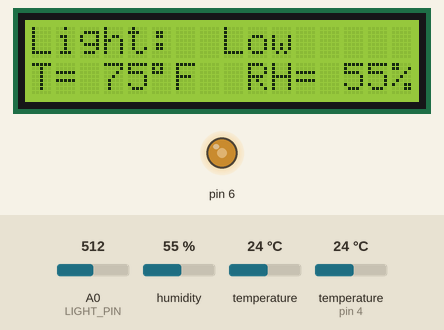
Recording of a sketch running on a simulated Arduino Uno, built with avr-gcc and run on an emulated ATmega328P. Shown: 16×2 character LCD, output pins drawn as LEDs (lit = HIGH). The inputs (shaded band) are chosen by the test bench; at power-on: A0 (LIGHT_PIN) = 512, humidity 55 %, temperature (sensor on pin 4) 24 °C, temperature 24 °C.

Above: at 2.4 s.
2.5 s: A0 (LIGHT_PIN) set to 615
4.0 s: A0 (LIGHT_PIN) set to 634
At 5.9 s:
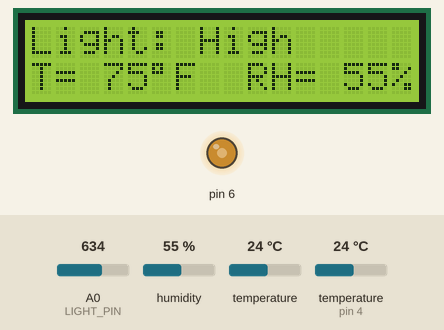
6.3 s: humidity set to 22 %
At 7.8 s:
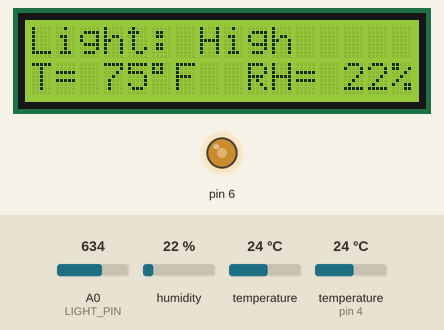
8.3 s: temperature (sensor on pin 4) set to 12 °C
At 9.7 s:
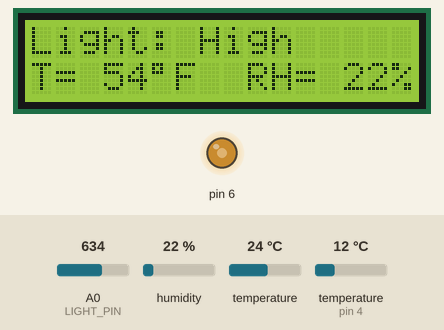
10.2 s: humidity set to 40 %
At 11.7 s:
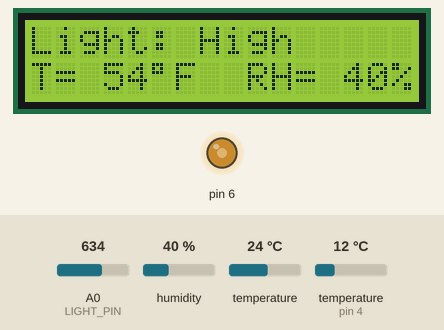
12.2 s: temperature (sensor on pin 4) set to 19 °C
At 13.6 s:
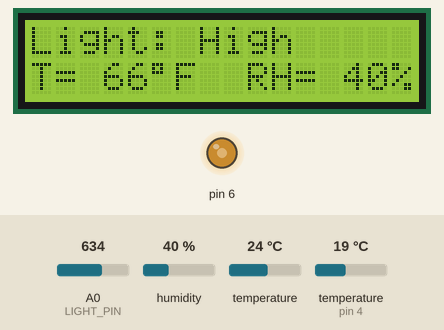
Timing chart, 0 to 15.2 s (numbered marks = the images above; inputs shaded):
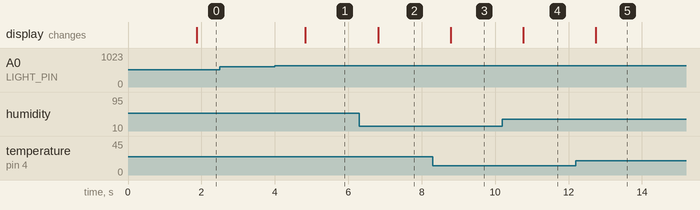

Measured:
- the behaviour switches between 622 and 623 on A0 (LIGHT_PIN) (found by bisection; images 0 and 1)
- after the input at 2.5 s, every drawn part: stays the same
- after the input at 4.0 s, the display: changes after 0.83 s (image 1)
- after the input at 6.3 s, the display: changes after 0.51 s (image 2)
- after the input at 8.3 s, the display: changes after 0.49 s (image 3)
- after the input at 10.2 s, the display: changes after 0.57 s (image 4)
- after the input at 12.2 s, the display: changes after 0.55 s (image 5)

The sketch:

TerrariumMonitor.ino
```cpp
/*
ME 313: Final Project - Lizard Tank Monitor
Samuel Gregg | Justin Rhodes

Documentation and snippets provided by:
Rui Santos - Random Nerd Tutorials
Jim Lindblom - SparkFun Electronics
Owen Lyke - SparkFun Electronics
*/

// Temperature sensor initialization
  #include <OneWire.h>
  #include <DallasTemperature.h>
  #define ONE_WIRE_BUS 4
  OneWire oneWire(ONE_WIRE_BUS);
  DallasTemperature sensors(&oneWire);

// Light sensor initialization
  const int LIGHT_PIN = A0;               // Pin connected to voltage divider output
  const int LED_PIN = 13;                 // Use built-in LED as dark indicator
  const float VCC = 4.98;                 // Measured voltage of Ardunio 5V line
  const float R_DIV = 4660.0;             // Measured resistance of 3.3k resistor

// Humidity Sensor Initialization
  #include "SparkFun_SHTC3.h"
  SHTC3 mySHTC3;                          // Declare an instance of the SHTC3 class

// LCD Screen Initialization
#include <LiquidCrystal.h>
int Contrast=135;                         // Replacement for potentiometer contrast control
LiquidCrystal lcd(12, 11, 10, 9, 8, 7);   // Declare LCD digital pins

void setup(void)
{
  Serial.begin(9600);
  pinMode(LIGHT_PIN, INPUT);
  sensors.begin();
  mySHTC3.begin();                        // Initialize SHTC3 Humidity Sensor
  Wire.setClock(400000);                  // Humidity Sensor Clockspeed
  analogWrite(6,Contrast);                // Declare digital pin 6 as analog control due to lack of potentiometer
  lcd.begin(16, 2);                       // 16 Columns, 2 rows
  delay(1000);
}

void loop(void){
// Temperature sensor
        sensors.requestTemperatures();

// Light sensor (Darker = higher resistance, Lighter = lower resistance.)
        int lightADC = analogRead(LIGHT_PIN);               // Fetch ADC value from sensor
        float lightV = lightADC * VCC / 1023.0;             // Calculate Voltage
        float lightR = R_DIV * (VCC / lightV - 1.0);        // Calculate Resistance


// Humidity Sensor
        mySHTC3.update();

// Update LCD

        if (lightR >= 3000) {
           lcd.setCursor(0, 0);
           lcd.print("Light:  Low");
        }
        else {
           lcd.setCursor(0, 0);
           lcd.print("Light: High");
        }

       lcd.setCursor(0, 1);
       lcd.print("T= " + String(round(sensors.getTempFByIndex(0))) + (char)223+ + "F");

       lcd.setCursor(9, 1);
       lcd.print("RH= " + String(round(mySHTC3.toPercent())) + "%");

       delay(200);
}
```
